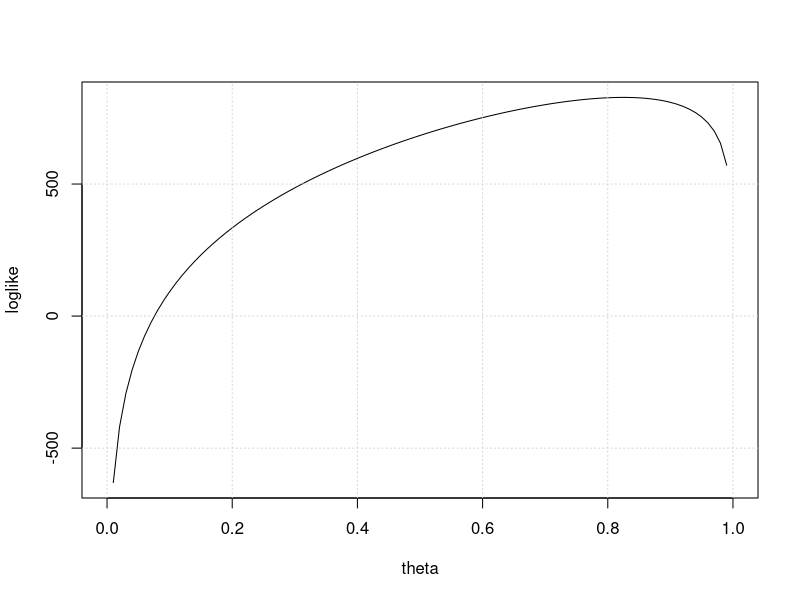
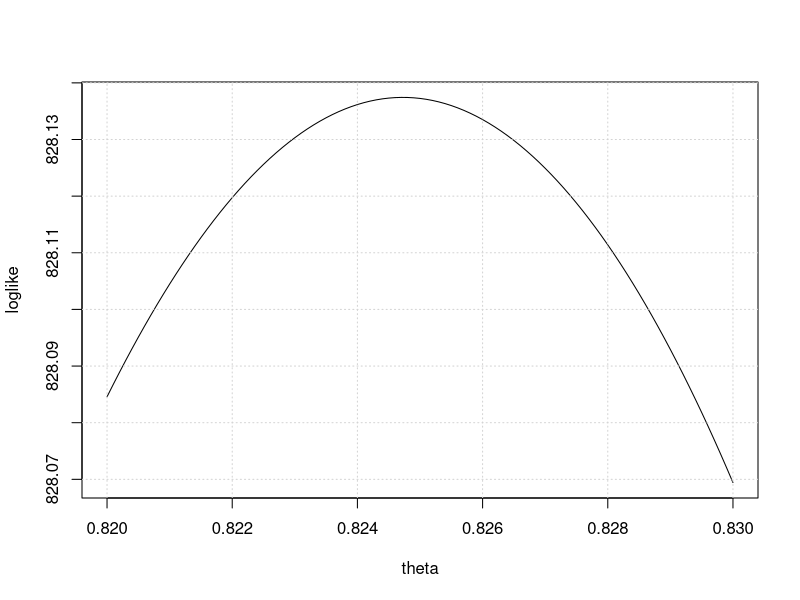
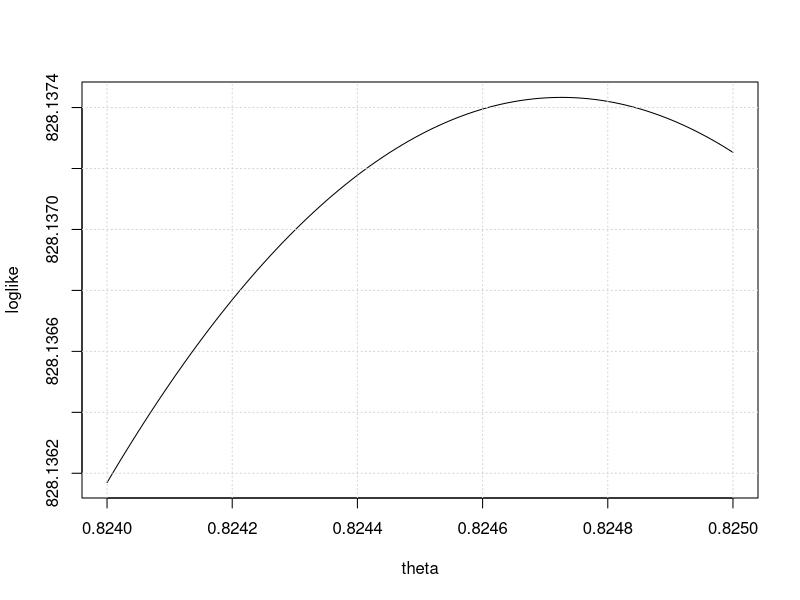

Source code (R) for these figures, in order:
#####################################
## Example 9.1, workers' accidents ##
#####################################

x = 0:5 # Number of accidents
o = c(296,74,26,8,4,6) # Observed frequencies
N = sum(o) # Total number of observations

lambda_hat = sum(x*o)/N
lambda_hat

p_hat = exp(-lambda_hat)*lambda_hat^x/factorial(x) # Poisson model
e = N*p_hat # Expected frequencies

x[1]; p_hat[1]; e[1]

p_hat = c(p_hat,1-sum(p_hat))
p_hat

chisq.test(c(o,0),p=p_hat)
sum((o-e)^2/e)

e = N*p_hat
e

e=c(e[1],e[2],e[3],e[4]+e[5]+e[6]+e[7])
e

o=c(o[1],o[2],o[3],o[4]+o[5]+o[6])
o

Xsq = sum((o-e)^2/e)
Xsq

1-pchisq(Xsq,df=2)

chisq.test(o,p=e/N) # Note incorrect df in output

#############################
## Example 9.2, eye colour ##
#############################

o = c(89,66,60,85) # Observed frequencies
N = sum(o) # Total number of observations

p = c(0.25,0.25,0.25,0.25) # Uniform probabilities model
e = N*p # Expected frequencies

e

Xsq = sum((o-e)^2/e)
Xsq

1-pchisq(Xsq,df=3)

chisq.test(o,p=e/N)

#################################
## Example 9.3, plant genetics ##
#################################

o = c(1071,62,68,299) # Observed frequencies
N = sum(o) # Total number of observations

theta = (0:100)/100
loglike = 1071*log(2+theta)+130*log(1-theta)+299*log(theta)
plot(loglike ~ theta,type='n')
lines(loglike ~ theta) 
grid()

theta = 0.82+0.01*((0:100)/100)
loglike = 1071*log(2+theta)+130*log(1-theta)+299*log(theta)
plot(loglike ~ theta,type='n')
lines(loglike ~ theta) 
grid()

theta = 0.824+0.001*((0:100)/100)
loglike = 1071*log(2+theta)+130*log(1-theta)+299*log(theta)
plot(loglike ~ theta,type='n')
lines(loglike ~ theta) 
grid()

loglike <- function (theta) 1071*log(2+theta)+130*log(1-theta)+299*log(theta)
theta_hat <- optimize(loglike, c(0, 1), maximum=T)
theta_hat

theta_hat = 0.8247
p_hat = c((2+theta_hat)/4,(1-theta_hat)/4,(1-theta_hat)/4,theta_hat/4) # Genetic model
e = N*p_hat # Expected frequencies

e

Xsq = sum((o-e)^2/e)
Xsq

1-pchisq(Xsq,df=2)

chisq.test(o,p=e/N) # Note incorrect df in output
